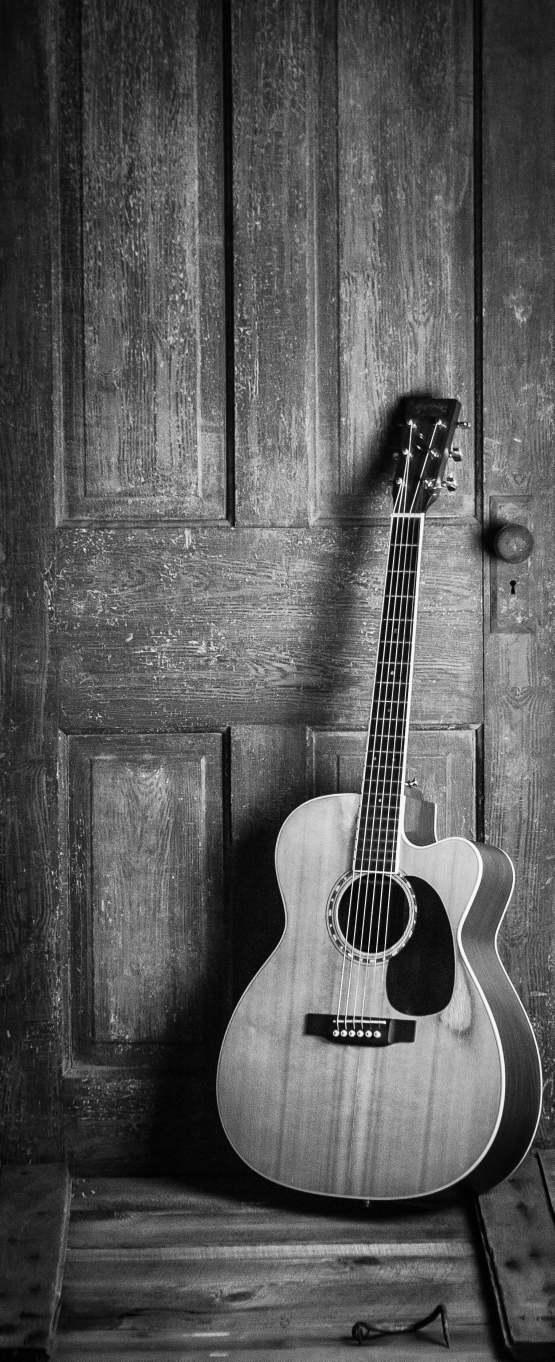
#> input picture image_deblurring/photos/original.jpg, 1663 x 4084 px (shown at 1/3 size)
$ jupyter execute --allow-errors image_deblurring_experiment_dr_1.ipynb
#> lines starting #> are read from the running program, lines starting #| are printed output that depends on the picture
### image_deblurring/algorithms_deblurring.py
import numpy as np
import scipy.sparse as sp
from tqdm import tqdm
from prox_tv import tv1_2d
from skimage.metrics import structural_similarity as ssim

###########################
## AUXILIARY FUNCTIONS
###########################

def generate_blur_matrix(n1, n2, patch_size=10):
    """Generates a blurring matrix H that uniformly averages over a patch_size x patch_size neighborhood."""
    size = n1 * n2
    H = sp.lil_matrix((size, size)) # This is a structure for constructing sparse matrices incrementally.
    pad = patch_size // 2

    for i in range(n1):
        for j in range(n2):
            row_idx = i * n2 + j
            weights = []
            indices = []

            for di in range(-pad, pad + 1):
                for dj in range(-pad, pad + 1):
                    ni, nj = i + di, j + dj
                    if 0 <= ni < n1 and 0 <= nj < n2:
                        col_idx = ni * n2 + nj
                        indices.append(col_idx)
                        weights.append(1)

            weights = np.array(weights) / np.sum(weights)
            H[row_idx, indices] = weights

    return H.tocsr()

def discrete_gradient(n1, n2):
    """Constructs the discrete gradient operator for total variation."""
    size = n1 * n2
    Dx = sp.lil_matrix((size, size))
    Dy = sp.lil_matrix((size, size))

    for i in range(n1):
        for j in range(n2):
            idx = i * n2 + j
            if i < n1 - 1:
                Dx[idx, idx] = -1
                Dx[idx, idx + n2] = 1
            if j < n2 - 1:
                Dy[idx, idx] = -1
                Dy[idx, idx + 1] = 1

    return Dx.tocsr(), Dy.tocsr()

def total_variation(x, Dx, Dy):
    """Computes the total variation prior."""
    x_flat = x.reshape(-1, x.shape[2])
    grad_x = Dx @ x_flat
    grad_y = Dy @ x_flat
    return np.sum(np.sqrt(grad_x**2 + grad_y**2), axis=0)


###########################
## ALGORITHMS
###########################

def pipgla(theta, w_init, H, y, sigma, lambdaaa, Dx, Dy, original, K=1000, h=0.01, method_tv = "dr"):
    """Samples from the posterior using PIPGLA with TV proximal operator."""

    w = w_init.copy()
    Dw = w[:, :, 0].size  # Dimension of particles.
    N = w.shape[-1] # Number of particles.

    nmse_values = np.zeros(K)
    mse_values = np.zeros(K)
    ssim_values = np.zeros(K)
    theta_values = np.zeros(K)
    y_flat = y.flatten()
    y_flat = y_flat[:, None]

    for k in tqdm(range(K)):
        # Parameter updates
        theta = theta - h * np.exp(theta) * np.mean(total_variation(w, Dx, Dy))/(Dw) + h  + np.sqrt(2*h/N)*np.random.normal(0, 1, 1)
        theta_values[k] = theta

        # Particle updates
        w_flat = w.reshape(-1, w.shape[2])
        grad_w = (-1 / sigma**2) * (H.T @ (H @ w_flat - y_flat))
        w = w + h * grad_w.reshape(w.shape) + np.sqrt(2 * h) * np.random.normal(0, 1, w.shape)
        w = tv1_2d(w, np.exp(theta) * lambdaaa, method = method_tv)  # Apply TV proximal operator

        # Compute MSE
        original_reshape = original[:, :, None]
        err_aux = np.sum((w - original_reshape)**2, axis=(0,1)) / np.sum((original)**2)
        nmse_values[k] = np.mean(err_aux)
        mse_values[k] = np.mean((w - original_reshape)**2)
        ssim_values[k] = ssim(original, w[:, :, 0], data_range=w[:, :, 0].max() - w[:, :, 0].min())

    return w, nmse_values, theta_values, mse_values, ssim_values


def myipla(theta, w_init, H, y, sigma, lambdaaa, Dx, Dy, original, K=1000, h=0.01, method_tv = "dr"):
    """Samples from the posterior using MYIPLA with TV proximal operator."""

    w = w_init.copy()
    Dw = w[:, :, 0].size  # Dimension of particles.
    N = w.shape[-1] # Number of particles.

    nmse_values = np.zeros(K)
    mse_values = np.zeros(K)
    ssim_values = np.zeros(K)
    theta_values = np.zeros(K)
    y_flat = y.flatten()
    y_flat = y_flat[:, None]

    for k in tqdm(range(K)):
        # Parameter updates
        theta = theta - h * np.exp(theta) * np.mean(total_variation(w, Dx, Dy))/(Dw) + h  + np.sqrt(2*h/N)*np.random.normal(0, 1, 1)
        theta_values[k] = theta

        # Particle updates
        w_flat = w.reshape(-1, w.shape[2])
        grad_w = (-1 / sigma**2) * (H.T @ (H @ w_flat - y_flat))
        prox_term_w = tv1_2d(w, np.exp(theta) * lambdaaa, method = method_tv)
        w = w * (1-h/lambdaaa) + h * grad_w.reshape(w.shape) + h/lambdaaa * prox_term_w + np.sqrt(2 * h) * np.random.normal(0, 1, w.shape)

        # Compute MSE
        original_reshape = original[:, :, None]
        err_aux = np.sum((w - original_reshape)**2, axis=(0,1)) / np.sum((original)**2)
        nmse_values[k] = np.mean(err_aux)
        mse_values[k] = np.mean((w - original_reshape)**2)
        ssim_values[k] = ssim(original, w[:, :, 0], data_range=w[:, :, 0].max() - w[:, :, 0].min())

    return w, nmse_values, theta_values, mse_values, ssim_values


def mypgd(theta, w_init, H, y, sigma, lambdaaa, Dx, Dy, original, K=1000, h=0.01, method_tv = "dr"):
    """Samples from the posterior using MYPGD with TV proximal operator."""

    w = w_init.copy()
    Dw = w[:, :, 0].size  # Dimension of particles.
    N = w.shape[-1] # Number of particles.

    nmse_values = np.zeros(K)
    mse_values = np.zeros(K)
    ssim_values = np.zeros(K)
    theta_values = np.zeros(K)
    y_flat = y.flatten()
    y_flat = y_flat[:, None]

    for k in tqdm(range(K)):
        # Parameter updates
        theta = theta - h * np.exp(theta) * np.mean(total_variation(w, Dx, Dy))/(Dw) + h
        theta_values[k] = theta

        # Particle updates
        w_flat = w.reshape(-1, w.shape[2])
        grad_w = (-1 / sigma**2) * (H.T @ (H @ w_flat - y_flat))
        prox_term_w = tv1_2d(w, np.exp(theta) * lambdaaa, method = method_tv)
        w = w * (1-h/lambdaaa) + h * grad_w.reshape(w.shape) + h/lambdaaa * prox_term_w + np.sqrt(2 * h) * np.random.normal(0, 1, w.shape)

        # Compute MSE
        original_reshape = original[:, :, None]
        err_aux = np.sum((w - original_reshape)**2, axis=(0,1)) / np.sum((original)**2)
        nmse_values[k] = np.mean(err_aux)
        mse_values[k] = np.mean((w - original_reshape)**2)
        ssim_values[k] = ssim(original, w[:, :, 0], data_range=w[:, :, 0].max() - w[:, :, 0].min())

    return w, nmse_values, theta_values, mse_values, ssim_values

### image_deblurring/image_deblurring_experiment_dr_1.ipynb
[cell 1]
# Algorithms
import sys
import os

project_root = os.path.abspath(os.path.join(os.getcwd(), '..'))
sys.path.append(project_root)

from image_deblurring.algorithms_deblurring import *
import numpy as np
import scipy.ndimage
import imageio.v3 as imageio
import matplotlib.pyplot as plt
import cv2
import pickle

#### Load original image

[cell 2]
# Load the original image
image = imageio.imread(os.path.join(project_root, 'image_deblurring/photos/original.jpg'), mode="L")
#> image is the input picture: shape (4084, 1663); min 0, max 255, mean 87.6
image = image.astype(np.float64)


# Reshape the image for computational cost reasons
n1, n2 = 584, 238
image = scipy.ndimage.zoom(image, (n1 / image.shape[0], n2 / image.shape[1]), order=1)
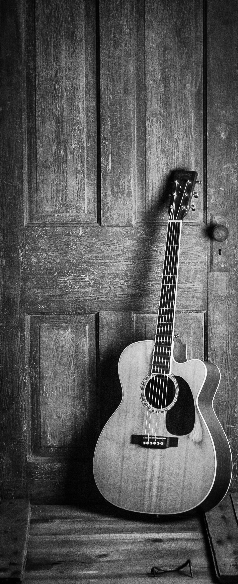
#> image: shape (584, 238) float64; min 0, max 253.8, mean 87.5

[cell 3]
# Save the reshaped image
path_original_reshaped = os.path.join(project_root, 'image_deblurring/photos/original_reshaped.jpg')
cv2.imwrite(path_original_reshaped, image)
#> Out = True

[cell 4]
plt.imshow(image, cmap="gray")
plt.axis("off")
plt.tight_layout()
plt.show()

#### Generate blurred image

[cell 5]
# Generate blurring matrix
H = generate_blur_matrix(n1, n2, 10)

# Generate observed image (y = Hx + noise)
sigma = 0.47
y = H @ image.flatten() + np.random.normal(0, sigma, size=(n1 * n2))
y = y.reshape(n1, n2)
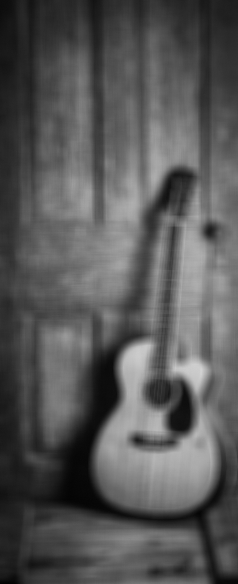
#> y: shape (584, 238) float64; min 2.83, max 210.4, mean 87.5

[cell 6]
# Save the blurred observed image
path_blurred = os.path.join(project_root, 'image_deblurring/photos/blurred.jpg')
cv2.imwrite(path_blurred, y)
#> Out = True

[cell 7]
plt.imshow(y, cmap="gray")
plt.axis("off")
plt.tight_layout()
plt.show()

#### Auxiliary functions

[cell 8]
# Compute discrete gradient operator
Dx, Dy = discrete_gradient(n1, n2)

[cell 9]
N = 10
sigma_init = 10
w_init = np.random.normal(50, sigma_init, size=(n1, n2, N))
method_tv = "dr"  # dr or chambolle-pock

theta_initial = np.random.uniform(-15, 10, size = 1)[0]

[cell 10]
theta_initial

#### PIPGLA algorithm

#> (a cell that did not finish here is left out)

#> after the loop in pipgla, `for k in tqdm(range(K)):`: mse_values = 3000 values from 0 to 0; theta = [-0.594]; theta_values = 3000 values from -0.594 to 0

[cell 12]
path_pipgla_tensor = os.path.join(project_root, 'image_deblurring/outputs/pipgla_particles.pkl')
# Save the tensor to a pickle file
#> (the rest of this cell did not finish here and is left out)

[cell 13]
i = 0 # Index of one of the particles
#> (the rest of this cell did not finish here and is left out)

[cell 14]
# Save the blurred observed image
path_pipgla = os.path.join(project_root, 'image_deblurring/photos/pipgla_reconstructed_4.jpg')
#> (the rest of this cell did not finish here and is left out)

#### MYIPLA algorithm

#> (a cell that did not finish here is left out)

#> in myipla, `N = w.shape[-1]`: N = 10
#> the loop in myipla, `for k in tqdm(range(K)):` made 1 pass
#> theta on pass 1: [-0.656]
#> after the loop in myipla, `for k in tqdm(range(K)):`: mse_values = 3000 values from 0 to 0; theta_values = 3000 values from -0.656 to 0

[cell 16]
path_myipla_tensor = os.path.join(project_root, 'image_deblurring/outputs/myipla_particles.pkl')
# Save the tensor to a pickle file
#> (the rest of this cell did not finish here and is left out)

[cell 17]
i = 0 # Index of one of the particles
#> (the rest of this cell did not finish here and is left out)

[cell 18]
# Save the blurred observed image
path_myipla = os.path.join(project_root, 'image_deblurring/photos/myipla_reconstructed_4.jpg')
#> (the rest of this cell did not finish here and is left out)

#### MYPGD algorithm

#> (a cell that did not finish here is left out)

#> in mypgd, `N = w.shape[-1]`: N = 10
#> the loop in mypgd, `for k in tqdm(range(K)):` made 1 pass
#> theta on pass 1: -0.607
#> after the loop in mypgd, `for k in tqdm(range(K)):`: mse_values = 3000 values from 0 to 0; theta = -0.607; theta_values = 3000 values from -0.607 to 0

[cell 20]
path_mypgd_tensor = os.path.join(project_root, 'image_deblurring/outputs/mypgd_particles.pkl')
# Save the tensor to a pickle file
#> (the rest of this cell did not finish here and is left out)

[cell 21]
i = 0 # Index of one of the particles
#> (the rest of this cell did not finish here and is left out)

[cell 22]
# Save the blurred observed image
path_mypgd = os.path.join(project_root, 'image_deblurring/photos/mypgd_reconstructed_4.jpg')
#> (the rest of this cell did not finish here and is left out)

#### Evolution of parameter theta

[cell 23]
fig = plt.figure()

## MYPGD
#> (the rest of this cell did not finish here and is left out)
